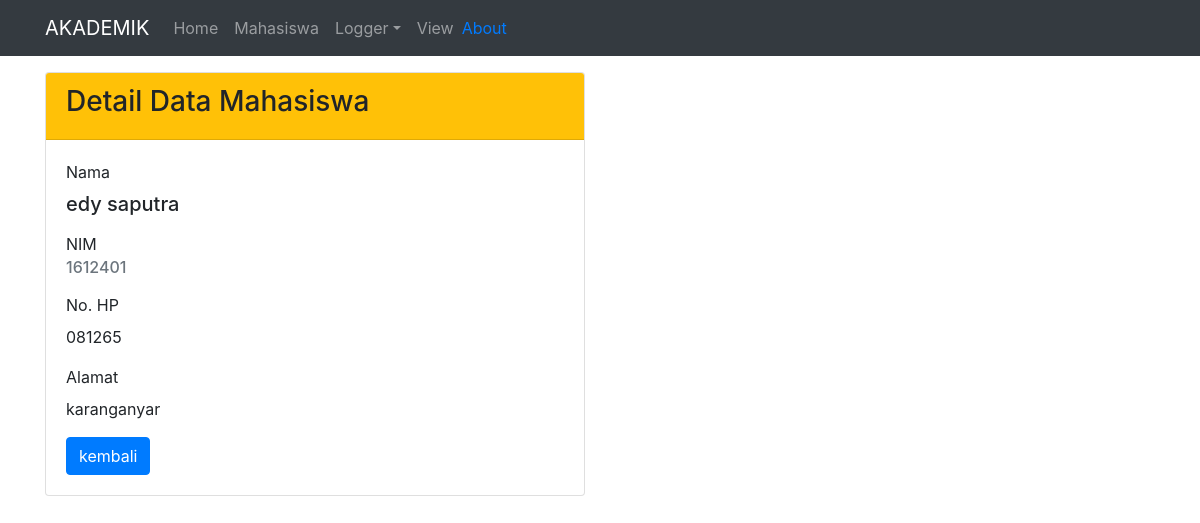
The app's page /mahasiswa/detail/1 with its own data.
### tables this page shows
CREATE TABLE `mhs` (
  `id_mhs` int(11) NOT NULL,
  `nim_mhs` varchar(20) DEFAULT NULL,
  `nama_mhs` varchar(50) DEFAULT NULL,
  `jenis_kelamin` enum('L','P') DEFAULT NULL,
  `alamat` varchar(100) DEFAULT NULL,
  `no_hp` varchar(15) NOT NULL
);

### application/controllers/Mahasiswa.php (called while the page is built, shortened)
<?php
class Mahasiswa extends CI_Controller
{
    public function __construct()
    {
        $this->load->model('Mhs_model');
        $this->load->library('form_validation');
    }
    public function detail($id)
    {
        $data['judul'] = 'Form Detail Mahasiswa';
        $data['mhs'] = $this->Mhs_model->detailDataMhs($id);
        $this->load->view('template/header', $data);
        $this->load->view('mhs/detail', $data);
        $this->load->view('template/footer');
    }
}

### index.php (called while the page is built, shortened)
<?php
require_once BASEPATH.'core/CodeIgniter.php';

### application/models/Mhs_model.php (called while the page is built, shortened)
<?php
class Mhs_model extends CI_Model
{
    public function detailDataMhs($id)
    {
        return $this->db->get_where('mhs', ['id_mhs' => $id])->row_array();
    }
}

### application/views/mhs/detail.php (the view)
<div class="container">
    <div class="row mt-3">
        <div class="col-md-6">
            <div class="card">
                <div class="card-header bg-warning">
                    <h3>Detail Data Mahasiswa</h3>
                </div>
                <div class="card-body">
                    <form action="">
                        <div class="form-group">
                            <label for="nama">Nama</label>
                            <h5 class="card-title"><?= $mhs['nama_mhs']; ?></h5>
                        </div>
                        <div class="form-group">
                            <label for="nama">NIM</label>
                            <h6 class="card-subtitle mb-2 text-muted"><?= $mhs['nim_mhs']; ?></h6>
                        </div>
                        <div class="form-group">
                            <label for="nama">No. HP</label>
                            <p class="card-text"><?= $mhs['no_hp']; ?></p>
                        </div>
                        <div class="form-group">
                            <label for="nama">Alamat</label>
                            <p class="card-text"><?= $mhs['alamat']; ?></p>
                        </div>
                        <a href="<?= base_url(); ?>mahasiswa" class="btn btn-primary">kembali</a>
                    </form>
                </div>
            </div>
        </div>
    </div>
</div>

### records on screen
mhs: nama_mhs "edy saputra", nim_mhs "1612401", no_hp "081265", alamat "karanganyar"
